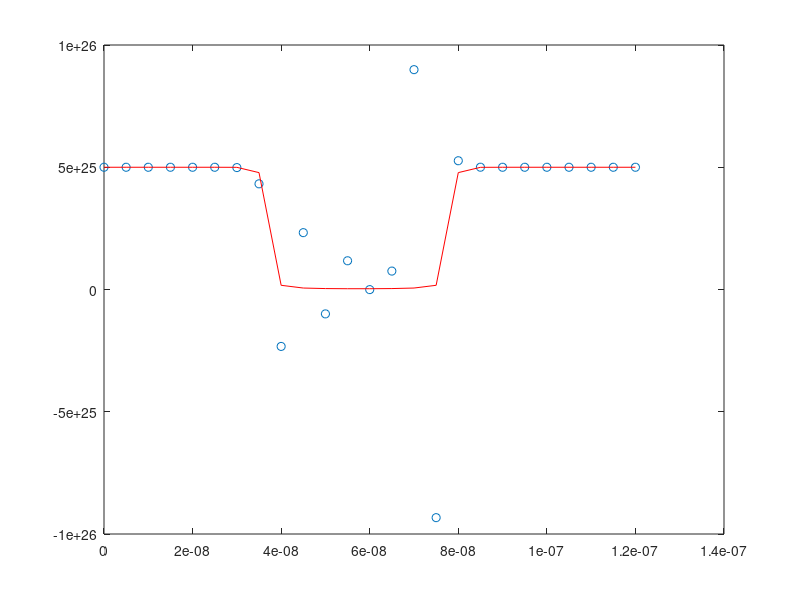

Source code (MATLAB):
%% clear paramenter %%
clear all
clc
close all

%% parameter %%
N = 25;
newton_max = 10;
Layer_1 = [40e-9 11.7 5e25];  %[length (m) relative permittivity]
Layer_2 = [40e-9 11.7 2e23];
Layer_3 = [40e-9 11.7 5e25];

Width = Layer_1(1, 1) + Layer_2(1, 1) + Layer_3(1, 1);
Deltax = Width/(N-1);
x = Deltax*transpose([0:N-1]);
eps_0 = 8.8541878176e-12;
q = 1.602192e-19;
ni = 1.075e16;
coef = Deltax*Deltax*q/eps_0;

K_B = 1.380662e-23;
T = 300;
thermal = K_B*T/q;


Ndon = zeros(N, 1);

for num = 1 : N
    if Deltax*(num-1) < Layer_1(1, 1)
        Ndon(num, 1) = Layer_1(1, 3);
    elseif Deltax*(num-1) > Layer_1(1, 1) + Layer_2(1, 1)
        Ndon(num, 1) = Layer_3(1, 3);
    else 
        Ndon(num, 1) = Layer_2(1, 3);
    end
end

elec_CP = zeros(N, 1);
phi_CP = zeros(N, 1);
error = zeros(newton_max, 1); 

%% continuity-Poisson solver %%
for newton = 1:newton_max
    

    res = zeros(2*N, 1);
    Jaco = sparse(2*N, 2*N);

    for ii = 2:N-1
        res(2*ii-1, 1) = Layer_1(1, 2)*(phi_CP(ii+1, 1) - 2*phi_CP(ii, 1) + phi_CP(ii-1, 1)) + coef*(Ndon(ii, 1) - elec_CP(ii, 1));

        Jaco(2*ii-1, 2*ii+1) = Layer_1(1, 2);
        Jaco(2*ii-1, 2*ii-1) = -2* Layer_1(1, 2);
        Jaco(2*ii-1, 2*ii-3) = Layer_1(1, 2);
        Jaco(2*ii-1, 2*ii  ) = -coef;
    end

    res(1, 1) = phi_CP(1,1) - thermal * log(Ndon(1, 1)/ni);
    Jaco(1, 1) = 1;
    res(2*N-1, 1) = phi_CP(N, 1) - thermal*log(Ndon(N, 1)/ni);
    Jaco(2*N-1, 2*N-1) = 1;

    for jj = 1:N-1
        n_av = 0.5*(elec_CP(jj+1, 1) + elec_CP(jj, 1));
        dphidx = (phi_CP(jj+1, 1) - phi_CP(jj, 1))/Deltax;
        delecdx = (elec_CP(jj+1, 1) - elec_CP(jj, 1))/Deltax;
        Jn = n_av * dphidx - thermal * delecdx;

        res(2*jj, 1) = res(2*jj, 1) + Jn;

        Jaco(2*jj, 2*jj+2) = Jaco(2*jj, 2*jj+2) + 0.5*dphidx - thermal/Deltax;
        Jaco(2*jj, 2*jj  ) = Jaco(2*jj, 2*jj  ) + 0.5*dphidx + thermal/Deltax;
        Jaco(2*jj, 2*jj+1) = Jaco(2*jj, 2*jj+1) + n_av/Deltax;
        Jaco(2*jj, 2*jj-1) = Jaco(2*jj, 2*jj-1) - n_av/Deltax;

        res(2*jj+2, 1) = res(2*jj+2, 1) - Jn;

        Jaco(2*jj+2, 2*jj+2) = Jaco(2*jj+2, 2*jj+2) - 0.5*dphidx + thermal/Deltax;
        Jaco(2*jj+2, 2*jj  ) = Jaco(2*jj+2, 2*jj  ) - 0.5*dphidx - thermal/Deltax;
        Jaco(2*jj+2, 2*jj+1) = Jaco(2*jj+2, 2*jj+1) - n_av/Deltax;
        Jaco(2*jj+2, 2*jj-1) = Jaco(2*jj+2, 2*jj-1) + n_av/Deltax;
    end

    res(2, 1) = elec_CP(1, 1) - Ndon(1, 1);
    Jaco(2, :) = 0;
    Jaco(2, 2) = 1;
    res(2*N, 1) = elec_CP(N, 1) - Ndon(N, 1);
    Jaco(2*N, :) = 0;
    Jaco(2*N, 2*N) = 1;
   
   Cvector = zeros(2*N, 1);
   Cvector(1:2:2*N-1, 1) = thermal;
   Cvector(2:2:2*N  , 1) = max(abs(Ndon));
   Cmatrix = spdiags(Cvector, 0, 2*N, 2*N);
   Jaco_scaled = Jaco*Cmatrix;
   Rvector = 1./sum(abs(Jaco_scaled), 2);
   Rmatrix = spdiags(Rvector, 0, 2*N, 2*N);
   Jaco_scaled = Rmatrix * Jaco_scaled;
   res_scaled = Rmatrix * res;
   update_scaled = Jaco_scaled\(-res_scaled);
   update = Cmatrix * update_scaled;
   
   phi_CP = phi_CP + update(1:2:2*N-1, 1);
   elec_CP = elec_CP + update(2:2:2*N, 1);
   norm(update(1:2:2*N-1, 1), inf);
   
   
   error(newton, 1) = abs(sum(res(1:2:2*N-1, 1)))/N;
end

%% Non-linear Poisson solver %%

phi_NP = zeros(N, 1);
phi_NP(:, 1) = thermal*log(Ndon(:,1)/ni);

for newton = 1:newton_max
    

    res = zeros(N, 1);
    Jaco = sparse(N, N);

    for ii = 2:N-1
        res(ii, 1) = Layer_1(1, 2)*(phi_NP(ii+1, 1) - 2*phi_NP(ii, 1) + phi_NP(ii-1, 1));

        Jaco(ii, ii-1) = Layer_1(1, 2);
        Jaco(ii, ii  ) = -2* Layer_1(1, 2);
        Jaco(ii, ii+1) = Layer_1(1, 2);
    
    end

    res(1, 1) = phi_NP(1,1) - thermal * log(Ndon(1, 1)/ni);
    Jaco(1, 1) = 1;
    res(N, 1) = phi_NP(N, 1) - thermal*log(Ndon(N, 1)/ni);
    Jaco(N, N) = 1;
    
    for ii = 2:N-1
        res(ii, 1) = res(ii, 1) - coef*(-Ndon(ii, 1) + ni*exp(phi_NP(ii, 1)/thermal));
        Jaco(ii, ii) = Jaco(ii, ii) - coef*ni*exp(phi_NP(ii, 1)/thermal)/thermal;
    end
    
   update = Jaco\(-res);
   phi_NP = phi_NP + update;
   norm(update, inf);
end

elec_NP = ni*exp(phi_NP/thermal);

plot(x,elec_CP,'o');
hold on;
plot(x,elec_NP,'r');
